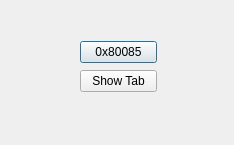
<?xml version="1.0" encoding="UTF-8"?>
<ui version="4.0">
 <class>PluginDialog</class>
 <widget class="QDialog" name="PluginDialog">
  <property name="geometry">
   <rect>
    <x>0</x>
    <y>0</y>
    <width>234</width>
    <height>145</height>
   </rect>
  </property>
  <property name="windowTitle">
   <string>QtPlugin</string>
  </property>
  <property name="windowIcon">
   <iconset resource="resource.qrc">
    <normaloff>:/icons/images/icon.png</normaloff>:/icons/images/icon.png</iconset>
  </property>
  <widget class="QWidget" name="">
   <property name="geometry">
    <rect>
     <x>80</x>
     <y>40</y>
     <width>77</width>
     <height>54</height>
    </rect>
   </property>
   <layout class="QVBoxLayout" name="verticalLayout">
    <item>
     <widget class="QPushButton" name="buttonBoobs">
      <property name="text">
       <string>0x80085</string>
      </property>
     </widget>
    </item>
    <item>
     <widget class="QPushButton" name="buttonShowTab">
      <property name="text">
       <string>Show Tab</string>
      </property>
     </widget>
    </item>
   </layout>
  </widget>
 </widget>
 <resources>
  <include location="resource.qrc"/>
 </resources>
 <connections/>
</ui>
